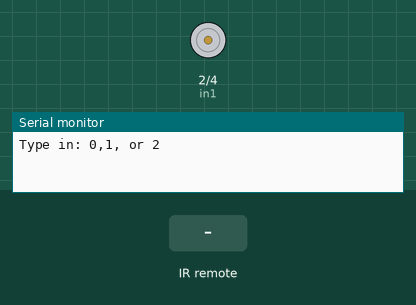
This sketch was run on a simulated Arduino Uno, built with avr-gcc and run on an emulated ATmega328P. Parts: motor-driver pin pairs drawn as motors (green arrow = first pin HIGH = forward, orange = second pin HIGH = backward, longer = more drive), the last lines printed to the serial monitor. Inputs (shaded band) come from the test bench.

Above: at 1.2 s.
1.3 s: infrared code 0xFF18E7 received
At 2.4 s:
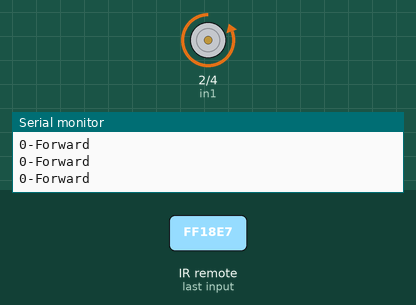
Timing chart, 0 to 4.3 s (numbered marks = the images above; inputs shaded):
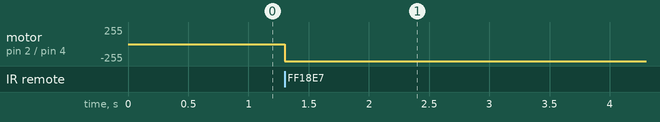

The sketch:

StopnGORem.ino
```cpp
//int incomingByte = 0; // for incoming serial data
#define in1 2
#define in2 4
#define RECEIVER_PIN 12
#include <IRremote.h>

  int f=1;
  int r=1;
  int p=1;
  int i=1;

IRrecv receiver (RECEIVER_PIN);
decode_results results;

void setup()
{
  pinMode (in1, OUTPUT);
  pinMode (in2, OUTPUT);
  Serial.begin(9600); // opens serial port, sets data rate to 9600 bps
  receiver.enableIRIn();
  receiver.blink13(true);
  Serial.println("Type in: 0,1, or 2");

}

char incomingByte=0;

void loop()
{
  // reply only when you receive data:
  if (((receiver.decode(&results)))&&(i<5))
  {
    // read the incoming byte:
 //   results.value = Serial.read();
    {
      if ((results.value == 16718055)&&(f<5))
      {
        digitalWrite(in1, LOW);
        digitalWrite(in2, HIGH);
        Serial.println("0-Forward");
        f++;
      }
      if ((results.value == 16730805)&&(r<5))
      {
        digitalWrite(in1, HIGH);
        digitalWrite(in2, LOW);
        Serial.println("1-Reverse");
        digitalWrite(in1, LOW);
        digitalWrite(in2, LOW);
        r++;
      }

      if ((results.value == 16726215)&&(p<5))
      {
        digitalWrite(in1, LOW);
        digitalWrite(in2, LOW);
        Serial.println("2-Stop");
        p++;
      }
    }
    i++;
  }
}
```

Measured:
- after the input at 1.3 s, motor on pin 2 (in1) / pin 4 (in2): stopped → backward 255/255 at once
